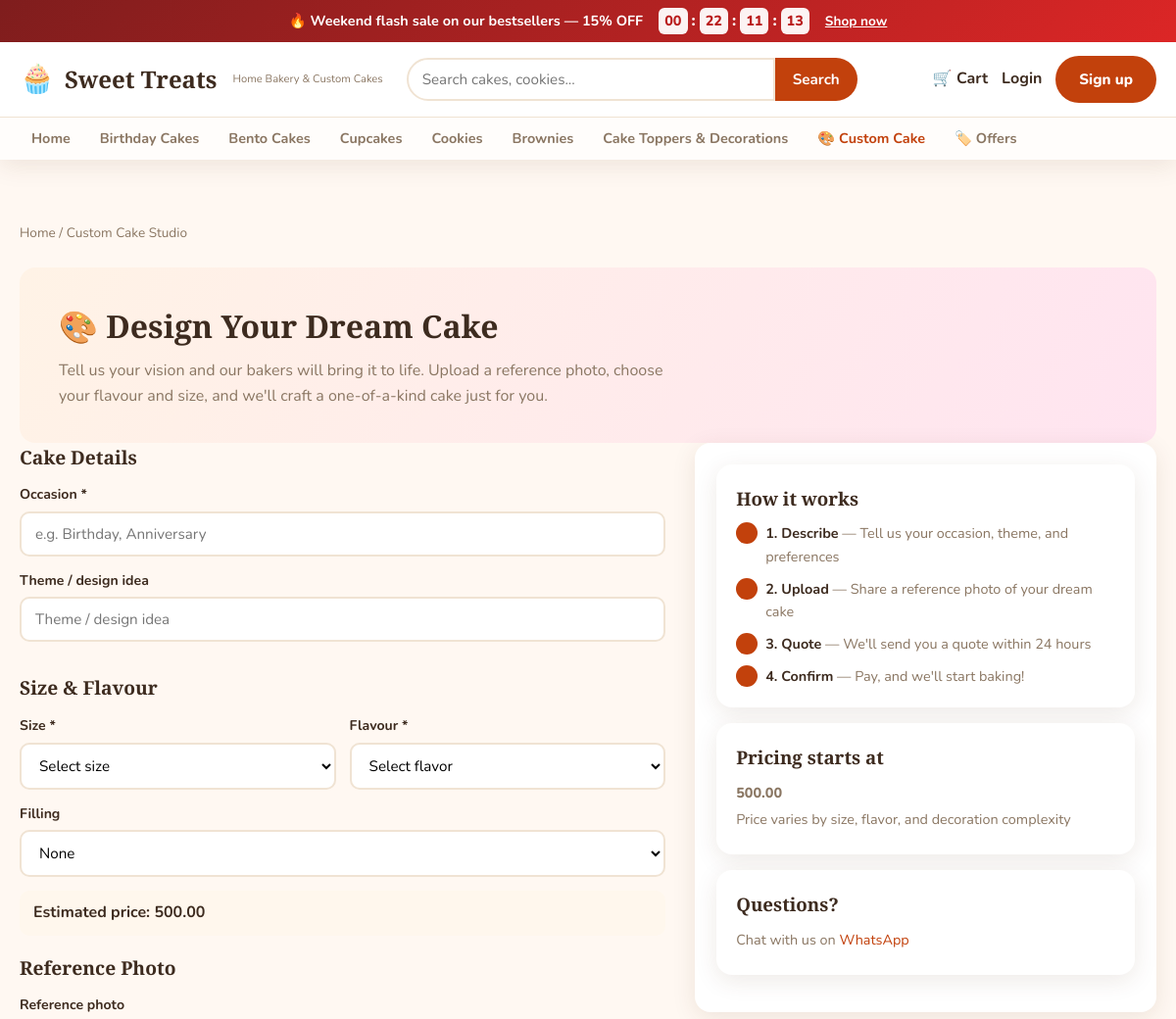
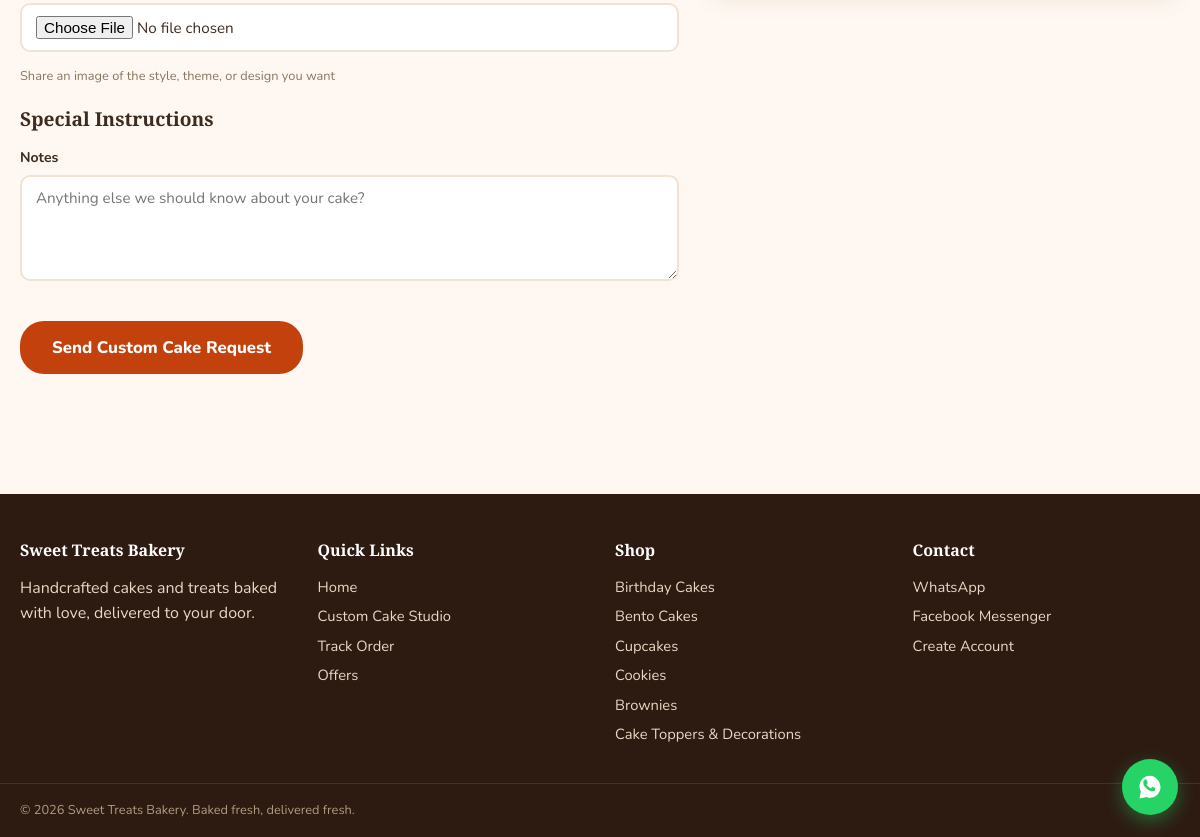
/custom-cake/, run on the app's committed database (2 pictures, top to bottom).
### offers/models.py (models this page shows, shortened)
class CountdownOffer(models.Model):
    name = models.CharField(max_length=150)
    slug = models.SlugField(unique=True, blank=True)
    discount_percent = models.PositiveIntegerField(
        default=10, help_text="Discount percentage applied to opted-in products"
    )
    banner_message = models.CharField(max_length=250, blank=True)
    starts_at = models.DateTimeField()
    ends_at = models.DateTimeField()
    products = models.ManyToManyField(Product, blank=True, related_name="offers")
    is_active = models.BooleanField(default=True)
    created = models.DateTimeField(auto_now_add=True)
    class Meta:
        ordering = ["-starts_at"]
    @property
    def is_running(self):
        now = timezone.now()
        return self.is_active and self.starts_at <= now <= self.ends_at
    def get_absolute_url(self):
        return reverse("offers:detail", kwargs={"slug": self.slug})

### shop/models.py (models this page shows, shortened)
class Category(models.Model):
    name = models.CharField(max_length=100)
    slug = models.SlugField(unique=True, blank=True)
    description = models.TextField(blank=True)
    image = models.ImageField(upload_to="categories/", blank=True, null=True)
    sort_order = models.PositiveIntegerField(default=0)
    is_active = models.BooleanField(default=True)
    class Meta:
        verbose_name_plural = "categories"
        ordering = ["sort_order", "name"]
    def get_absolute_url(self):
        return reverse("shop:category_detail", kwargs={"slug": self.slug})

### orders/views.py (the view, shortened to what this page needs)
# urls.py: path("custom-cake/", views.custom_cake, name="custom_cake"),
def custom_cake(request):
    form = CustomCakeForm(request.POST or None, request.FILES or None)
    context = {"form": form, "base_price": CUSTOM_CAKE_BASE, "size_extras": CUSTOM_CAKE_SIZE_EXTRA}
    return render(request, "orders/custom_cake.html", context)

### accounts/context_processors.py (called while the page is built)
def site_settings(request):
    running_offer = CountdownOffer.objects.filter(is_active=True).order_by("-ends_at").first()
    running_offer = running_offer if running_offer and running_offer.is_running else None
    return {
        "whatsapp_number": settings.WHATSAPP_NUMBER,
        "messenger_url": settings.MESSENGER_PAGE_URL,
        "running_offer": running_offer,
    }

### cart/context_processors.py (called while the page is built)
def cart_count_processor(request):
    count = 0
    if request.user.is_authenticated:
        cart = Cart.objects.filter(user=request.user).first()
        if cart:
            count = cart.total_items
    elif request.session.session_key:
        key = request.session.session_key
        cart = Cart.objects.filter(session_key=key).first()
        if cart:
            count = cart.total_items
    return {"cart_count": count}

### shop/context_processors.py (called while the page is built)
def categories_processor(request):
    categories = Category.objects.filter(is_active=True).annotate(product_count=Count("products"))
    return {"nav_categories": categories}

### templates/orders/custom_cake.html (shortened to what this page needs)
{% extends 'base.html' %}{% load humanize %}
{% block content %}
<section class="section">
  <nav class="breadcrumb"><a href="{% url 'shop:home' %}">Home</a> / <span>Custom Cake Studio</span></nav>
  <div class="custom-hero">
    <h1>🎨 Design Your Dream Cake</h1>
    <p>Tell us your vision and our bakers will bring it to life. Upload a reference photo, choose your flavour and size, and we'll craft a one-of-a-kind cake just for you.</p>
  </div>
  <div class="checkout-grid">
    <div class="checkout-form">
      <form method="post" enctype="multipart/form-data" novalidate id="custom-cake-form">
        <fieldset>
          <legend>Cake Details</legend>
          <div class="form-group{% if form.occasion.errors %} error{% endif %}">
            <label for="{{ form.occasion.id_for_label }}">Occasion *</label>
            {{ form.occasion }}
          </div>
          <div class="form-group{% if form.theme.errors %} error{% endif %}">
            <label for="{{ form.theme.id_for_label }}">Theme / design idea</label>
            {{ form.theme }}
          </div>
        </fieldset>
        <fieldset>
          <legend>Size &amp; Flavour</legend>
          <div class="form-row">
            <div class="form-group{% if form.size.errors %} error{% endif %}">
              <label for="{{ form.size.id_for_label }}">Size *</label>
              {{ form.size }}
            </div>
            <div class="form-group{% if form.flavor.errors %} error{% endif %}">
              <label for="{{ form.flavor.id_for_label }}">Flavour *</label>
              {{ form.flavor }}
            </div>
          </div>
          <div class="form-group{% if form.filling.errors %} error{% endif %}">
            <label for="{{ form.filling.id_for_label }}">Filling</label>
            {{ form.filling }}
          </div>
          <div id="price-preview" class="price-preview">
            Estimated price: <strong>{{ base_price|intcomma }}</strong>
          </div>
        </fieldset>
        <fieldset>
          <legend>Reference Photo</legend>
          <div class="form-group{% if form.reference_photo.errors %} error{% endif %}">
            <label for="{{ form.reference_photo.id_for_label }}">Reference photo</label>
            {{ form.reference_photo }}
          </div>
          <p class="form-hint">Share an image of the style, theme, or design you want</p>
        </fieldset>
        <fieldset>
          <legend>Special Instructions</legend>
          <div class="form-group{% if form.notes.errors %} error{% endif %}">
            <label for="{{ form.notes.id_for_label }}">Notes</label>
            {{ form.notes }}
          </div>
        </fieldset>
        <div class="pdp-actions">
          <button type="submit" class="btn btn-primary btn-lg">Send Custom Cake Request</button>
        </div>
      </form>
    </div>
    <div class="checkout-sidebar">
      <div class="sidebar-card">
        <h3>How it works</h3>
        <ol class="steps">
          <li><strong>1. Describe</strong> — Tell us your occasion, theme, and preferences</li>
          <li><strong>2. Upload</strong> — Share a reference photo of your dream cake</li>
          <li><strong>3. Quote</strong> — We'll send you a quote within 24 hours</li>
          <li><strong>4. Confirm</strong> — Pay, and we'll start baking!</li>
        </ol>
      </div>
      <div class="sidebar-card">
        <h3>Pricing starts at</h3>
        <p class="price-big">{{ base_price|intcomma }}</p>
        <p>Price varies by size, flavor, and decoration complexity</p>
      </div>
      <div class="sidebar-card">
        <h3>Questions?</h3>
        <p>Chat with us on <a href="https://wa.me/{{ whatsapp_number|default:'1234567890' }}" target="_blank" rel="noopener">WhatsApp</a></p>
      </div>
    </div>
  </div>
</section>
{% endblock %}

### templates/base.html (shortened to what this page needs)
{% load static %}
{% load humanize %}
<!DOCTYPE html>
<html lang="en">
<head>
  <link rel="stylesheet" href="{% static 'css/style.css' %}">
</head>
<body>
  {% if running_offer %}
  <div class="offer-banner" data-offer-end="{{ running_offer.ends_at|date:'c' }}">
    <div class="container offer-banner-inner">
      <span class="offer-banner-text">🔥 {{ running_offer.banner_message|default:running_offer.name }} — {{ running_offer.discount_percent }}% OFF</span>
      <div class="offer-countdown" id="offer-countdown">
        <span class="cd-box" data-unit="d">00</span><span class="cd-sep">:</span>
        <span class="cd-box" data-unit="h">00</span><span class="cd-sep">:</span>
        <span class="cd-box" data-unit="m">00</span><span class="cd-sep">:</span>
        <span class="cd-box" data-unit="s">00</span>
      </div>
      <a href="{{ running_offer.get_absolute_url }}" class="offer-banner-link">Shop now</a>
    </div>
  </div>
  {% endif %}
  <header class="site-header">
    <div class="container header-inner">
      <a href="{% url 'shop:home' %}" class="brand">
        <span class="brand-icon">🧁</span>
        <span class="brand-name">Sweet Treats</span>
        <span class="brand-tag">Home Bakery &amp; Custom Cakes</span>
      </a>
      <form action="{% url 'shop:search' %}" method="get" class="search-form">
        <input type="search" name="q" placeholder="Search cakes, cookies..." value="{{ query|default:'' }}">
        <button type="submit">Search</button>
      </form>
      <nav class="header-actions">
        <a href="{% url 'cart:detail' %}" class="action-link cart-link">
          <span class="cart-icon">🛒</span>
          Cart
        </a>
        {% if user.is_authenticated %}
        <div class="user-menu">
          <button class="action-link user-trigger">👤 {{ user.username }}</button>
          <div class="user-dropdown">
            <a href="{% url 'accounts:dashboard' %}">My Orders</a>
            <a href="{% url 'accounts:profile' %}">Profile</a>
            <a href="{% url 'orders:list' %}">Order History</a>
            <form method="post" action="{% url 'accounts:logout' %}">{% csrf_token %}<button type="submit">Logout</button></form>
          </div>
        </div>
        {% else %}
        <a href="{% url 'accounts:login' %}" class="action-link">Login</a>
        <a href="{% url 'accounts:register' %}" class="btn btn-primary">Sign up</a>
        {% endif %}
      </nav>
    </div>
    <nav class="category-nav">
      <div class="container">
        <a href="{% url 'shop:home' %}">Home</a>
        {% for cat in nav_categories %}
        <a href="{{ cat.get_absolute_url }}">{{ cat.name }}</a>
        {% endfor %}
        <a href="{% url 'orders:custom_cake' %}" class="nav-highlight">🎨 Custom Cake</a>
        <a href="{% url 'offers:list' %}">🏷️ Offers</a>
      </div>
    </nav>
  </header>
  <main class="main">
    <div class="container">
      {% block content %}{% endblock %}
    </div>
  </main>
  <footer class="site-footer">
    <div class="container footer-grid">
      <div>
        <h4>Sweet Treats Bakery</h4>
        <p>Handcrafted cakes and treats baked with love, delivered to your door.</p>
      </div>
      <div>
        <h4>Quick Links</h4>
        <a href="{% url 'shop:home' %}">Home</a>
        <a href="{% url 'orders:custom_cake' %}">Custom Cake Studio</a>
        <a href="{% url 'orders:list' %}">Track Order</a>
        <a href="{% url 'offers:list' %}">Offers</a>
      </div>
      <div>
        <h4>Shop</h4>
        {% for cat in nav_categories %}
        <a href="{{ cat.get_absolute_url }}">{{ cat.name }}</a>
        {% endfor %}
      </div>
      <div>
        <h4>Contact</h4>
        <a href="https://wa.me/{{ whatsapp_number|default:'1234567890' }}" target="_blank" rel="noopener">WhatsApp</a>
        <a href="{{ messenger_url|default:'#' }}">Facebook Messenger</a>
        <a href="{% url 'accounts:register' %}">Create Account</a>
      </div>
    </div>
    <div class="container footer-bottom">
      <p>&copy; {% now "Y" %} Sweet Treats Bakery. Baked fresh, delivered fresh.</p>
    </div>
  </footer>
  <a href="https://wa.me/{{ whatsapp_number|default:'1234567890' }}" target="_blank" rel="noopener" class="whatsapp-float" aria-label="Chat on WhatsApp">
  </a>
</body>
</html>

### data on the page
CountdownOffer: banner_message "Weekend flash sale on our bestsellers", discount_percent "15"
Category: name "Birthday Cakes"
Category: name "Bento Cakes"
Category: name "Cupcakes"
Category: name "Cookies"
Category: name "Brownies"
Category: name "Cake Toppers & Decorations"

### other printed values
{{ base_price|intcomma }} "500.00"
